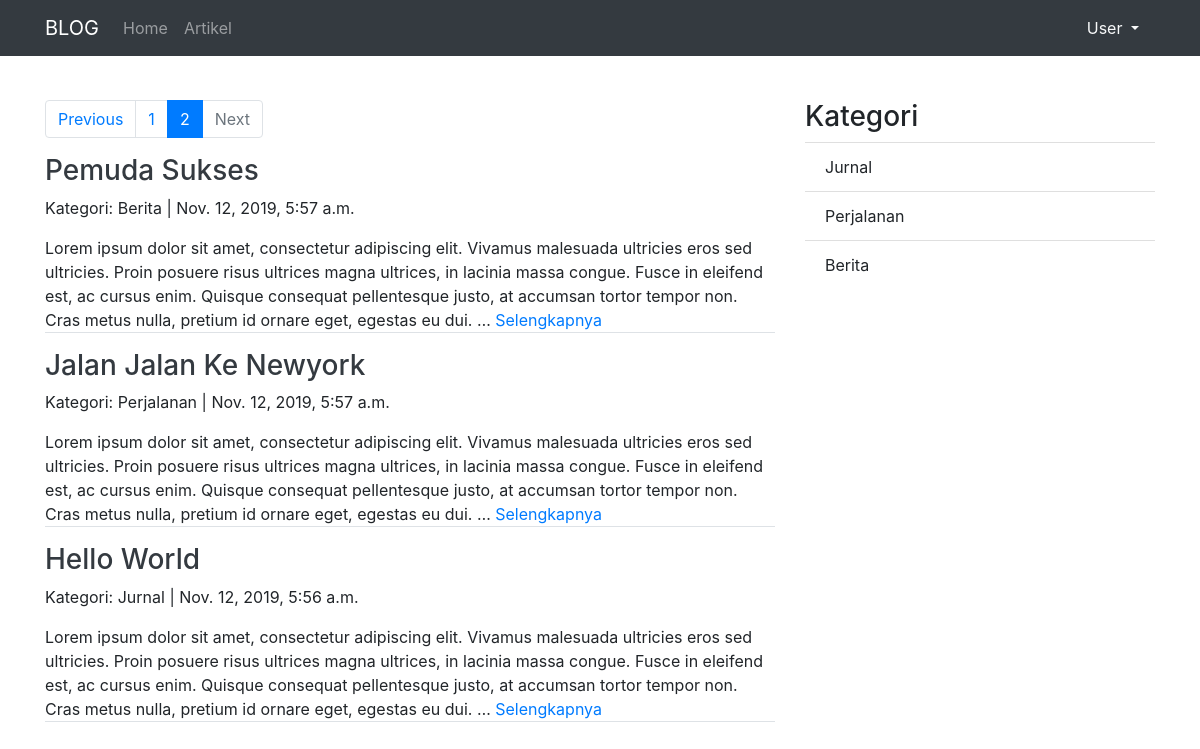
Page /artikel/2 on the committed database.
### artikel/models.py (models this page shows, shortened)
class Artikel(models.Model):
	judul		= models.CharField(max_length=255)
	isi 		= models.TextField()
	kategori	= models.CharField(max_length=255)
	published	= models.DateTimeField(auto_now_add=True)
	updated 	= models.DateTimeField(auto_now=True)
	slug		= models.SlugField(blank=True,editable=False)

### artikel/views.py (the view)
# urls.py: url(r'^(?P<page>\d+)$', ArtikelListView.as_view(),name='list'),
class ArtikelListView(ListView):
    model = Artikel
    template_name = 'artikel/artikel_list.html'
    context_object_name = 'artikel_list'
    ordering = ['-published']
    paginate_by = 3
    def get_context_data(self,*args,**kwargs):
    	kategori_list = self.model.objects.values_list('kategori',flat=True).distinct()
    	self.kwargs.update({'kategori_list':kategori_list})
    	kwargs = self.kwargs
    	return super().get_context_data(*args,**kwargs)

### artikel/templates/artikel/artikel_list.html (shortened to what this page needs)
{% extends "base.html" %}
{% block contents %}
	<div class="row">
		<div class="col-md-8">
			{% if is_paginated %}
				<nav aria-label="ArtikelPage">
				  <ul class="pagination">
			   {% if page_obj.has_previous %}
			   		<li class="page-item">
			   			<a class="page-link" href="{% url 'artikel:list' page_obj.previous_page_number %}">Previous</a>
			   		</li>
			   		{% else %}
			   			<li class="page-item disabled">
					      <a class="page-link" href="#" tabindex="-1" aria-disabled="true">Previous</a>
					    </li>
			   {% endif %}
			   {% for page in paginator.page_range %}
			   		{% if page is page_obj.number %}
			   			<li class="page-item active">
			   				<span class="page-link" href="#">{{page}}<span class="sr-only">(current)</span></span>
			   			</li>
			   		{% else %}
			   			<li class="page-item">
					      <a class="page-link" href="{% url 'artikel:list' page %}">{{page}}</a>
					    </li>
			   		{% endif %}
			   {% endfor %}
			    {% if page_obj.has_next %}
			    	<li class="page-item">
				      <a class="page-link" href="{% url 'artikel:list' page_obj.next_page_number %}">Next</a>
				    </li>
				    {% else %}
				    	<li class="page-item disabled">
					      <a class="page-link" href="#" tabindex="-1" aria-disabled="true">Next</a>
					    </li>
			    {% endif %}
			  </ul>
			</nav>
		{% endif %}
	{% for artikel in artikel_list %}
		<h3><a class="text-dark" href="{% url 'artikel:detail' artikel.slug %}">{{artikel.judul}}</a></h3>
		<p>Kategori: {{artikel.kategori}} | {{artikel.published}}</p>
		<p class="border-bottom">{{artikel.isi|truncatewords:50}} <a href="{% url 'artikel:detail' artikel.slug %}">Selengkapnya</a></p>
	{% endfor %}
		</div>
		<div class="col-sm">
			<h3>Kategori</h3>
			<ul class="list-group list-group-flush">
				{% for kategori in kategori_list %}
					<li class="list-group-item">{{kategori}}</li>
				{% endfor %}
			</ul>
		</div>
	</div>
{% endblock contents %}

### rows in the picture
Artikel: judul "Pemuda Sukses", kategori "Berita", published "Nov. 12, 2019, 5:57 a.m.", isi "Lorem ipsum dolor sit amet, consectetur adipiscing elit. Vivamus malesuada ultricies eros sed ultricies. Proin posuere risus ultrices magna ultrices, in lacinia massa congue. Fusce in eleifend est, ac cursus enim. Quisque consequat pellentesque justo, at accumsan tortor tempor non. Cras metus nulla, pretium id ornare eget, egestas eu dui. …"
Artikel: judul "Jalan Jalan Ke Newyork", kategori "Perjalanan", published "Nov. 12, 2019, 5:57 a.m.", isi "Lorem ipsum dolor sit amet, consectetur adipiscing elit. Vivamus malesuada ultricies eros sed ultricies. Proin posuere risus ultrices magna ultrices, in lacinia massa congue. Fusce in eleifend est, ac cursus enim. Quisque consequat pellentesque justo, at accumsan tortor tempor non. Cras metus nulla, pretium id ornare eget, egestas eu dui. …"
Artikel: judul "Hello World", kategori "Jurnal", published "Nov. 12, 2019, 5:56 a.m.", isi "Lorem ipsum dolor sit amet, consectetur adipiscing elit. Vivamus malesuada ultricies eros sed ultricies. Proin posuere risus ultrices magna ultrices, in lacinia massa congue. Fusce in eleifend est, ac cursus enim. Quisque consequat pellentesque justo, at accumsan tortor tempor non. Cras metus nulla, pretium id ornare eget, egestas eu dui. …"

### other values in the picture
{{ page }} "1"
{{ page }} "2"
{{ kategori }} "Jurnal" "Perjalanan" "Berita"
